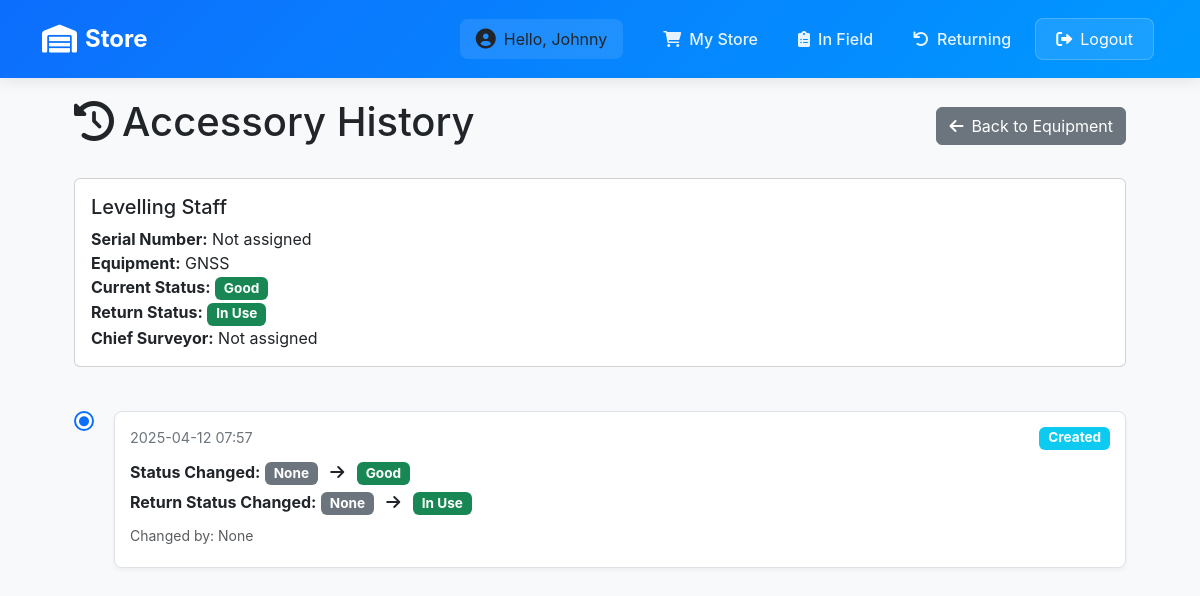
The app's page /inventory/accessory/28/history/ (signed in), older data.
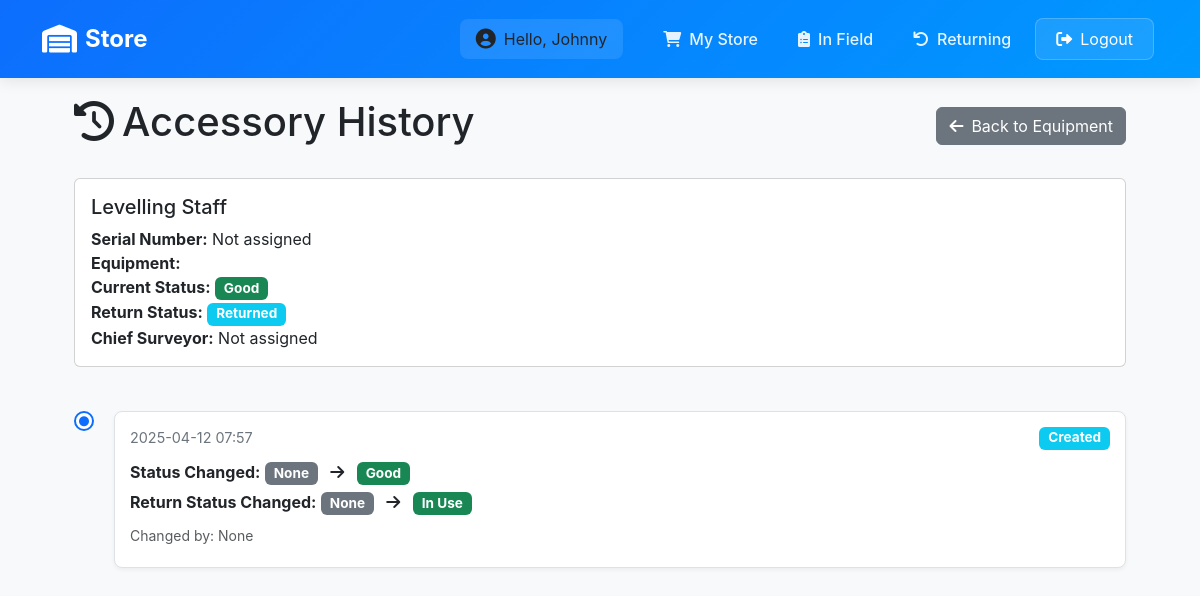
The same page, newer data.
### inventory/models.py (models this page shows, shortened)
class Accessory(models.Model):
    ACCESSORY_TYPES = (
        ("tripod", "Tripod"),
        ("levelling_staff", "Levelling Staff"),
        ("tracking_rod", "Tracking Rod"),
        ("reflector", "Reflector"),
        ("gps_extension_bar", "GPS Extension Bar"),
        ("bar_port", "Bar Port"),
        ("powerbank", "Powerbank"),
        ("tribach", "Tribach"),
        ("external_radio_antenna", "External Radio Antenna"),
    )
    STATUS_CHOICES = [
        ('Good', 'Good'),
        ('Needs Repair', 'Needs Repair'),
        ('Spoiled', 'Spoiled'),
    ]
    RETURN_STATUS_CHOICES = [
        ('In Use', 'In Use'),
        ('Returning', 'Returning'),
        ('With Chief Surveyor', 'With Chief Surveyor'),
        ('In Store', 'In Store'),
        ('Returned', 'Returned'),
    ]
    name = models.CharField(max_length=100, choices=ACCESSORY_TYPES)
    serial_number = models.CharField(max_length=50, unique=True, null=True, blank=True, help_text="Unique serial number for the accessory")
    equipment = models.ForeignKey(EquipmentsInSurvey, on_delete=models.CASCADE, related_name='accessories', null=True, blank=True)
    chief_surveyor = models.ForeignKey(User, on_delete=models.CASCADE, null=True, blank=True)
    surveyor_responsible = models.CharField(max_length=100, null=True, blank=True)
    status = models.CharField(max_length=20, choices=STATUS_CHOICES, default='Good', null=True, blank=True)
    return_status = models.CharField(max_length=20, choices=RETURN_STATUS_CHOICES, default='In Use', null=True, blank=True)
    comment = models.TextField(null=True, blank=True)
    image = models.ImageField(upload_to='accessory_images/', null=True, blank=True)
    date_returned = models.DateTimeField(null=True, blank=True)
    returned_by = models.ForeignKey(User, on_delete=models.SET_NULL, null=True, blank=True, related_name='returned_accessories')

class EquipmentsInSurvey(models.Model):
    name = models.CharField(max_length=100)
    date_of_receiving_from_supplier = models.DateField()
    supplier = models.CharField(max_length=20)
    base_serial = models.CharField(max_length=100)
    roover_serial = models.CharField(max_length=100)
    condition = models.CharField(max_length=10, choices=[("Good", "Good"), ("Bad", "Bad")], default="Good")
    data_logger_serial = models.CharField(max_length=100)
    radio_serial = models.CharField(max_length=100)
    chief_surveyor = models.ForeignKey(User, on_delete=models.CASCADE, null=True)
    surveyor_responsible = models.CharField(max_length=100, null=True)
    project = models.CharField(max_length=20)
    section = models.CharField(max_length=100)
    date_receiving_from_department = models.DateField()
    status = models.CharField(choices=[('In Store', 'In Store'), ('In Field', 'In Field'), ('With Chief Surveyor', 'With Chief Surveyor'), ('Returning', 'Returning')], max_length=100, default='In Store')

### inventory/views.py (the view)
# urls.py: path('accessory/<int:id>/history/', views.accessory_history, name='accessory_history'),
@login_required
def accessory_history(request, id):
    accessory = get_object_or_404(Accessory, id=id)
    history = accessory.history.all().order_by('-changed_at')
    return render(request, 'inventory/history/accessory_history.html', {
        'accessory': accessory,
        'history': history
    })

### inventory/context_processors.py (called while the page is built)
def is_admin(request):
    return {'is_admin': request.user.is_authenticated and request.user.is_superuser}

### inventory/templates/inventory/history/accessory_history.html (shortened to what the changed rows need)
{% extends 'base/base_dashboard.html' %}
{% load static %}
{% block content %}
<div class="container">
    <div class="history-container">
        <div class="d-flex justify-content-between align-items-center mb-4">
            <h1 class="page-title">
                <i class="fas fa-history me-2"></i>Accessory History
            </h1>
        </div>
        <div class="accessory-info mb-4">
            <div class="card">
                <div class="card-body">
                    <h5 class="card-title">{{ accessory.get_name_display }}</h5>
                    <p class="card-text">
                        <strong>Serial Number:</strong> {{ accessory.serial_number|default:"Not assigned" }}<br>
                        <strong>Equipment:</strong> {{ accessory.equipment.name }}<br>
                        <strong>Current Status:</strong>
                        <span class="badge {% if accessory.status == 'Good' %}bg-success{% elif accessory.status == 'Needs Repair' %}bg-warning{% else %}bg-danger{% endif %}">
                            {{ accessory.status }}
                        </span><br>
                        <strong>Return Status:</strong>
                        <span class="badge {% if accessory.return_status == 'In Use' %}bg-success{% elif accessory.return_status == 'Returning' %}bg-warning{% else %}bg-info{% endif %}">
                            {{ accessory.return_status }}
                        </span><br>
                        <strong>Chief Surveyor:</strong> {{ accessory.chief_surveyor|default:"Not assigned" }}
                    </p>
                </div>
            </div>
        </div>
    </div>
</div>
{% endblock %}

Row changes from the older to the newer data that the page shows:
changed Accessory "Levelling Staff": return_status "In Use" → "Returned"; equipment.name "GNSS" → (not shown)
